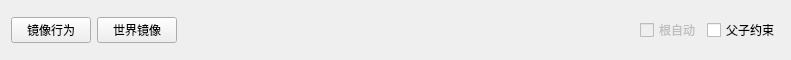
      <widget class="QWidget" name="layoutWidget">
       <property name="geometry">
        <rect>
         <x>9</x>
         <y>520</y>
         <width>791</width>
         <height>60</height>
        </rect>
       </property>
       <layout class="QHBoxLayout" name="horizontalLayout_23">
        <item>
         <widget class="QPushButton" name="MirrorBehavior01Btn">
          <property name="text">
           <string>镜像行为</string>
          </property>
          <property name="icon">
           <iconset resource="Resources/iconResources.qrc">
            <normaloff>:/icon/MirroBehavior2.png</normaloff>:/icon/MirroBehavior2.png</iconset>
          </property>
         </widget>
        </item>
        <item>
         <widget class="QPushButton" name="MirrorBehavior02Btn">
          <property name="text">
           <string>世界镜像</string>
          </property>
          <property name="icon">
           <iconset resource="Resources/iconResources.qrc">
            <normaloff>:/icon/MirroBehavior.png</normaloff>:/icon/MirroBehavior.png</iconset>
          </property>
         </widget>
        </item>
        <item>
         <widget class="Line" name="line_36">
          <property name="orientation">
           <enum>Qt::Horizontal</enum>
          </property>
         </widget>
        </item>
        <item>
         <spacer name="horizontalSpacer">
          <property name="orientation">
           <enum>Qt::Horizontal</enum>
          </property>
          <property name="sizeHint" stdset="0">
           <size>
            <width>40</width>
            <height>20</height>
           </size>
          </property>
         </spacer>
        </item>
        <item>
         <widget class="QCheckBox" name="ParentConstraintCheckBox_2">
          <property name="enabled">
           <bool>false</bool>
          </property>
          <property name="text">
           <string>根自动</string>
          </property>
          <property name="checked">
           <bool>false</bool>
          </property>
         </widget>
        </item>
        <item>
         <widget class="QCheckBox" name="ParentConstraintCheckBox">
          <property name="enabled">
           <bool>true</bool>
          </property>
          <property name="text">
           <string>父子约束</string>
          </property>
          <property name="checked">
           <bool>false</bool>
          </property>
         </widget>
        </item>
       </layout>
      </widget>
